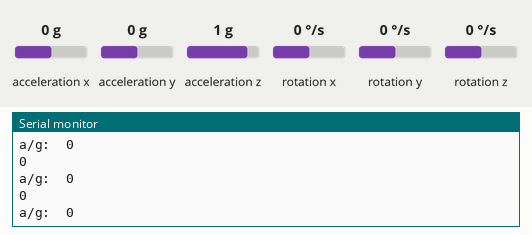
Bench run of a sketch on a simulated Arduino Uno, built with avr-gcc and run on an emulated ATmega328P. Shown: the last lines printed to the serial monitor. The inputs (shaded band) are chosen by the test bench; at power-on: acceleration x 0 g, acceleration y 0 g, acceleration z 1 g, rotation x 0 °/s, rotation y 0 °/s, rotation z 0 °/s.

Above: at 1.2 s.
1.3 s: acceleration x set to -1.4 g
At 1.39 s:
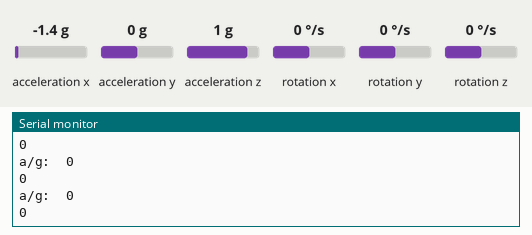
2.8 s: acceleration x set to -0.8 g
At 2.85 s:
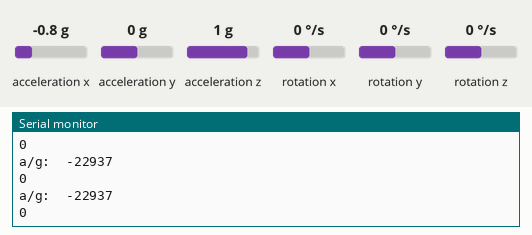
Timing chart, 0 to 5.8 s (numbered marks = the images above; inputs shaded):
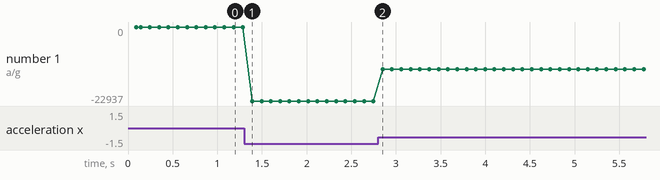

Measured:
- plotted number 1: 0 → -22937 after the input at 1.3 s, -22937 → -13107 after the input at 2.8 s

The sketch:

gyroscope.ino
```cpp
#include "I2Cdev.h"     //Библиотека для работы с I2C устройствами
#include "MPU6050.h"    //Библиотека для работы с MPU6050
//#include <cmath>

using namespace std;

//В строках 5, 6 и 7: в зависимости от версии библиотеки I2Cdev проверяем, нужна ли библиотека Wire
#if I2CDEV_IMPLEMENTATION == I2CDEV_ARDUINO_WIRE
    #include "Wire.h"
#endif

//MPU6050 accelgyro;          //Инициализируем объект MPU5060 с именем accelegyro; По умолчанию, если к пину ADO модуля MPU6050 ничего не подключено оставьте все как есть...
MPU6050 accelgyro(0x69);  //Если же пин AD0 подтянут к 5 или 3.3 вольтам раскоментируйте эту строку, и закоментируйте предыдущую

int16_t ax, ay, az;         //Переменные для хранения значений полученных с акселерометра
int16_t gx, gy, gz;         //Переменные для хранения значений полученных с гироскопа
int16_t ax_last = 0;
int16_t i = 0;
int alarm = 15000;

unsigned long timing; // Переменная для хранения точки отсчета

void setup() {
  //Те же настройки, что и в строках 5, 6 и 7...
  #if I2CDEV_IMPLEMENTATION == I2CDEV_ARDUINO_WIRE
      Wire.begin();
  #elif I2CDEV_IMPLEMENTATION == I2CDEV_BUILTIN_FASTWIRE
      Fastwire::setup(400, true);
  #endif

  Serial.begin(9600);                                     //Инициализируем Serial со скоростью 112500 бод
  Serial.println("Initializing I2C devices...");            //Выводим сообщение о начале инициализации MPU5060
  accelgyro.initialize();                                   //Инициализируем MPU6050
  Serial.println("Testing device connections...");          //Выводим сообщение о проверке, подключен ли модуль MP6050 к Arduino
  Serial.println(accelgyro.testConnection() ? "MPU6050 connection successful" : "MPU6050 connection failed");         //Выводим сообщение с результатом проверки
}

void loop() {
    accelgyro.getMotion6(&ax, &ay, &az, &gx, &gy, &gz);     //Получаем данные с акселерометра и гироскопа и заносим их в ранее созданные переменные
    //accelgyro.getAcceleration(&ax, &ay, &az);             //Вариант получения данных только с акселерометра
    //accelgyro.getRotation(&gx, &gy, &gz);                 //Вариант получения данных только с гироскопа


    Serial.print("a/g:\t");
    Serial.print(ax); Serial.println("\t");     //Выводим значение полученное с оси x акселерометра и делаем табуляцию

    delay(100);


    if((ax - ax_last) < 1000)
    {
      i++;
    }
    else
    {
      i = 0;
    }

    ax_last = ax;

    if(i > 50)
    {
      Serial.println(alarm);
    }
    else
    {
      Serial.println(0);
    }

    /*Serial.print(ay); Serial.print("\t");     //Выводим значение полученное с оси y акселерометра и делаем табуляцию
    Serial.print(az); Serial.println("\t");     //Выводим значение полученное с оси z акселерометра и делаем табуляцию

    /*Serial.print(gx); Serial.print("\t");     //Выводим значение полученное с оси x гироскопа и делаем табуляцию
    Serial.print(gy); Serial.print("\t");     //Выводим значение полученное с оси y гироскопа и делаем табуляцию
    Serial.println(gz);                       //Выводим значение полученное с оси z гироскопа и переходим на новую строку*/


}
```
